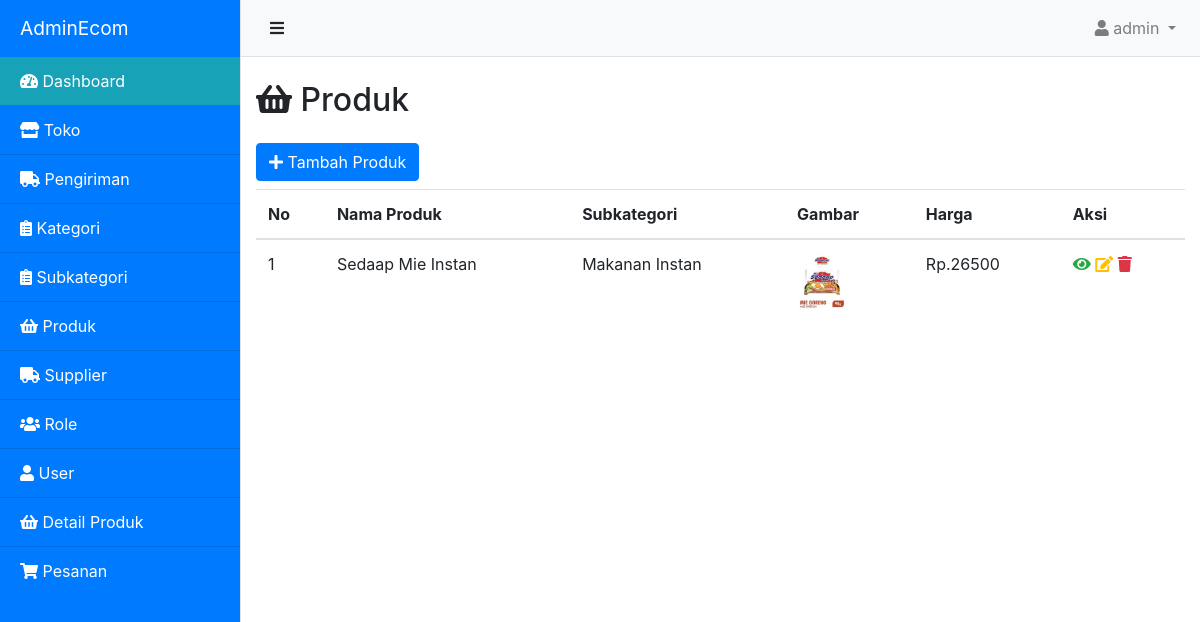
The page /admin/dashboard.php?module=produk&page=daftar-produk (signed in) on the database its author committed.
### tables this page shows
CREATE TABLE `produk` (
  `id` int(11) NOT NULL,
  `nama_produk` varchar(100) NOT NULL,
  `harga` int(11) NOT NULL,
  `gambar` varchar(100) NOT NULL,
  `id_subkategori` int(11) NOT NULL
);

CREATE TABLE `subkategori` (
  `id` int(11) NOT NULL,
  `id_kategori` int(11) NOT NULL,
  `subkategori` varchar(100) NOT NULL
);

### model/koneksi.php (called while the page is built, shortened)
<?php
class Koneksi {
    private $conn;
    private $host = 'localhost';
    private $user = 'root';
    private $pass = '';
    private $dbname = 'adminecom';
    public function __construct()
    {
        $this->conn = new mysqli($this->host, $this->user, $this->pass, $this->dbname);
    }
    public function getConnection()
    {
        return $this->conn;
    }
}

### model/Produk.php (called while the page is built, shortened)
<?php
require_once 'koneksi.php';
class Produk extends Koneksi
{
    private $conn;
    public function __construct()
    {
        $this->conn = $this->getConnection();
    }
    public function getAll()
    {
        $query = "SELECT a.*, b.subkategori FROM produk a JOIN subkategori b ON a.id_subkategori = b.id ORDER BY a.id DESC";
        $result = $this->conn->query($query);
        $data = array();
        if($result->num_rows > 0){
            while($row = $result->fetch_assoc()){
                $data[] = $row;
            }
        }
        return $data;
    }
}

### admin/page/produk/daftar-produk.php (the view)
<h2 class="mt-4 mb-4"><i class="fas fa-shopping-basket"></i> Produk</h2>
<button type="button" class="btn btn-primary mb-2"onclick="window.location.href='dashboard.php?module=produk&page=tambah-produk'"><i class="fas fa-plus"></i> Tambah Produk</button>
<div class="row">
    <div class="col">
        <table class="table table-hover">
            <thead>
                <tr>
                    <th>No</th>
                    <th>Nama Produk</th>
                    <th>Subkategori</th>
                    <th>Gambar</th>
                    <th>Harga</th>
                    <th>Aksi</th>
                </tr>
            </thead>
            <tbody>
                <?php
                    require_once('../model/Produk.php');
                    $produk = new Produk();
                    $produks = $produk->getAll();
                    $no = 1;
                    foreach ($produks as $row) :
                ?>
                <tr>
                    <td><?= $no++ ?></td>
                    <td><?= $row['nama_produk'] ?></td>
                    <td><?= $row['subkategori'] ?></td>
                    <td><img src="../img/<?= $row['gambar'] ?>" alt="" width="50"></td>
                    <td>Rp.<?= $row['harga'] ?></td>
                    <td>
                        <a href="#"><i class="fa fa-eye text-success"></i></a>
                        <a href="dashboard.php?module=produk&page=edit-produk&id=<?= $row['id'] ?>"><i class="fa fa-edit text-warning"></i></a>
                        <a href="page/produk/deleteProduk.php?id=<?= $row['id'] ?>"><i class="fa fa-trash text-danger"></i></a>
                    </td>
                </tr>
                <?php endforeach; ?>
            </tbody>
        </table>
    </div>
</div>

### assets/css/simple-sidebar.css (style rules this page uses)
body { overflow-x: hidden; }

### rows shown on the page
produk: nama_produk "Sedaap Mie Instan", id_subkategori.subkategori "Makanan Instan", gambar (picture), harga "26500"

### other values the page prints
$username "admin"
